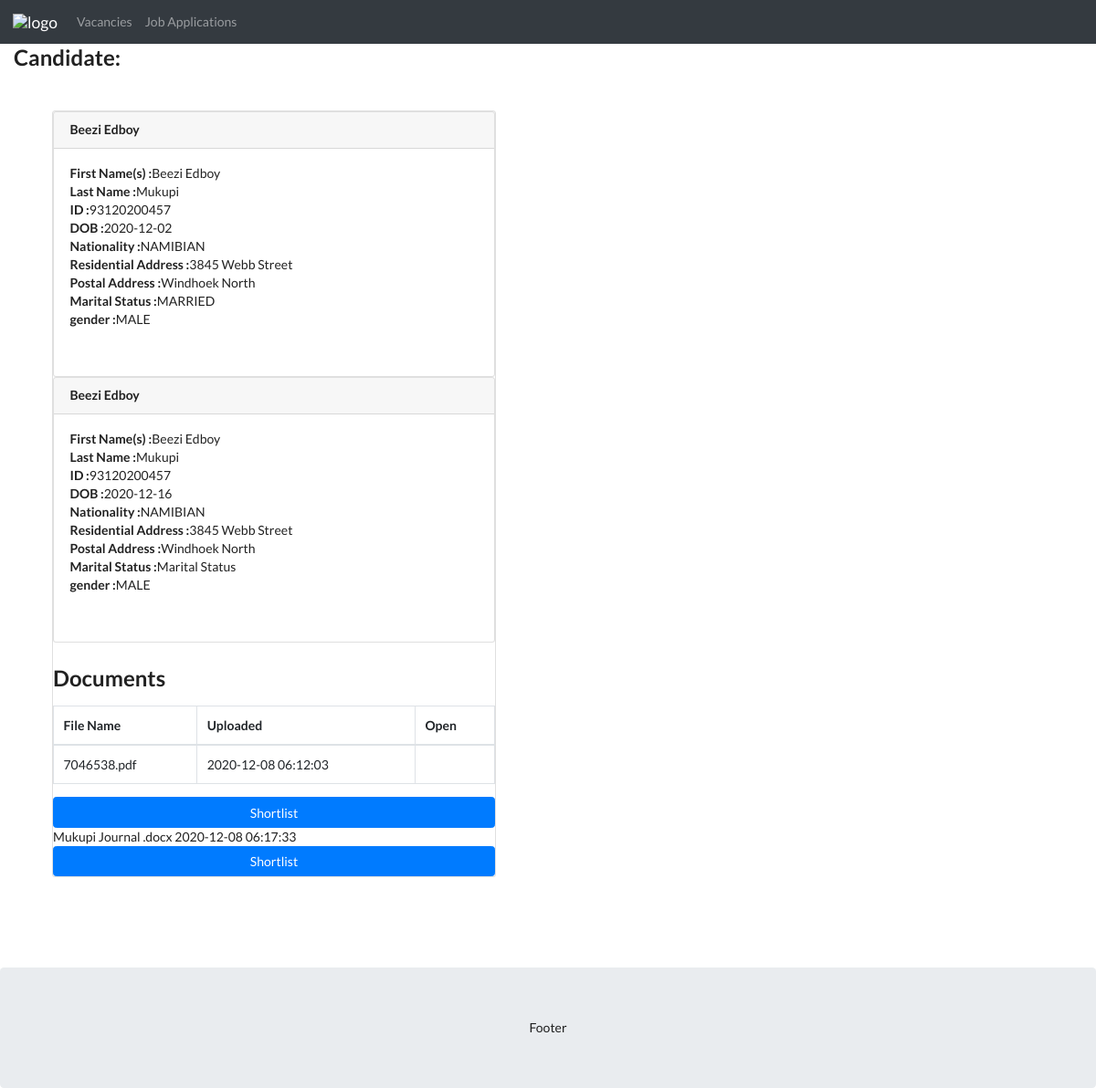
The app's page /candidate-single.php?id_number=93120200457 with its own data.
### tables this page shows
CREATE TABLE `user_data` (
  `first_names` varchar(255) NOT NULL,
  `last_name` varchar(255) NOT NULL,
  `username` varchar(255) NOT NULL,
  `id_number` varchar(255) NOT NULL,
  `dob` date NOT NULL,
  `nationality` varchar(255) NOT NULL,
  `residential_address` varchar(255) NOT NULL,
  `postal_address` varchar(255) NOT NULL,
  `marital_status` varchar(255) NOT NULL,
  `gender` varchar(255) NOT NULL
);

CREATE TABLE `uploads` (
  `id` int(11) NOT NULL,
  `file_name` varchar(255) NOT NULL,
  `uploaded_on` datetime NOT NULL,
  `posted_by` varchar(255) NOT NULL
);

### candidate-single.php (the view, shortened to what this page needs)
<!DOCTYPE html>
<html lang="en">
<head>
  <link rel="stylesheet" href="https://maxcdn.bootstrapcdn.com/bootstrap/4.5.2/css/bootstrap.min.css">
  <link rel="stylesheet" href="https://cdn.jsdelivr.net/npm/bootstrap@4.5.3/dist/css/bootstrap.min.css">
  <link rel="stylesheet" href="https://cdnjs.cloudflare.com/ajax/libs/semantic-ui/2.4.1/semantic.min.css">
</head>
<body>
  <nav class="navbar navbar-expand-sm bg-dark navbar-dark">
    <a class="navbar-brand" href="welcome.php">
      <img src="images/1200px-Coat_of_arms_of_Namibia.svg.png" alt="logo" style="width:40px;">
    </a>
    <ul class="navbar-nav">
      <li class="nav-item">
        <a class="nav-link" href="index.php">Vacancies</a>
      </li>
      <li class="nav-item">
        <a class="nav-link" href="#">Job Applications</a>
      </li>
    </ul>
  </nav>
  <div class="container-fluid ">
    <div class="row">
      <div class="col-sm-6 center ">
        <form action="apply.php" method="post">
          <h2>Candidate:</h2>
        </form>
        <div class="card m-5 ">
          <?php
          $item_id = $_GET['id_number'];
          include_once 'config.php';
          $username = $_SESSION["username"];
          $sql = "SELECT * from user_data where id_number = '$item_id' ";
          $result = mysqli_query($link, $sql);
          while ($row = mysqli_fetch_assoc($result)) {
            echo '
           <div class="card">
           <div class="card-header">
           <h5 id="job-title" class="card-title">' . $row['first_names'] . '</h5>
           </div>
           <div class="card-body">
             <p class="card-text">
                <b>First Name(s) :</b>' . $row['first_names'] . '<br>
                <b>Last Name :</b>' . $row['last_name'] . '<br>
                <b>ID :</b>' . $row['id_number'] . '<br>
                <b>DOB :</b>' . $row['dob'] . '<br>
                <b>Nationality :</b>' . $row['nationality'] . '<br>
                <b>Residential Address :</b>' . $row['residential_address'] . '<br>
                <b>Postal Address :</b>' . $row['postal_address'] . '<br>
                <b>Marital Status :</b>' . $row['marital_status'] . '<br>
                <b>gender :</b>' . $row['gender'] . '<br>
             </p>
             <div id="userid" style="visibility: hidden;">' . $username . '</div>
             <div id="id" style="visibility: hidden;">' . $row['id_number'] . '</div>
           </div>
         </div>
           ';
          }
          ?>
                <h2>Documents</h2>
  <table class="table table-bordered">
    <thead>
      <tr>
        <th>File Name</th>
        <th>Uploaded</th>
        <th>Open</th>
      </tr>
    </thead>
    <?php
include_once 'config.php';
                    $sql = "SELECT * from uploads where posted_by = 'beezimukupi@gmail.com' ";
                    $result = mysqli_query($link,$sql);
                    while($row = mysqli_fetch_assoc($result)){
                             echo '
    <tbody>
      <tr>
        <td>'.$row['file_name'].'</td>
        <td>'.$row['uploaded_on'].'</td>
        <td><a href="process_delete_job.php?id='.$row['id'].'"><span class="glyphicon glyphicon-trash"></span></td>
      </tr>
    </tbody>
    </table>
     <a onclick="applyFunction()" class="btn btn-primary">Shortlist</a>
     '; }?>
        </div>
      </div>
    </div>
  </div>
  <div class="jumbotron text-center" style="margin-bottom:0">
    <p>Footer</p>
  </div>
</body>
</html>

### records on screen
user_data: first_names "Beezi Edboy", last_name "Mukupi", id_number "93120200457", dob "2020-12-02", nationality "NAMIBIAN", residential_address "3845 Webb Street", postal_address "Windhoek North", marital_status "MARRIED", gender "MALE"
user_data: first_names "Beezi Edboy", last_name "Mukupi", id_number "93120200457", dob "2020-12-16", nationality "NAMIBIAN", residential_address "3845 Webb Street", postal_address "Windhoek North", marital_status "Marital Status", gender "MALE"
uploads: file_name "7046538.pdf", uploaded_on "2020-12-08 06:12:03"
uploads: file_name "Mukupi Journal .docx", uploaded_on "2020-12-08 06:17:33"
